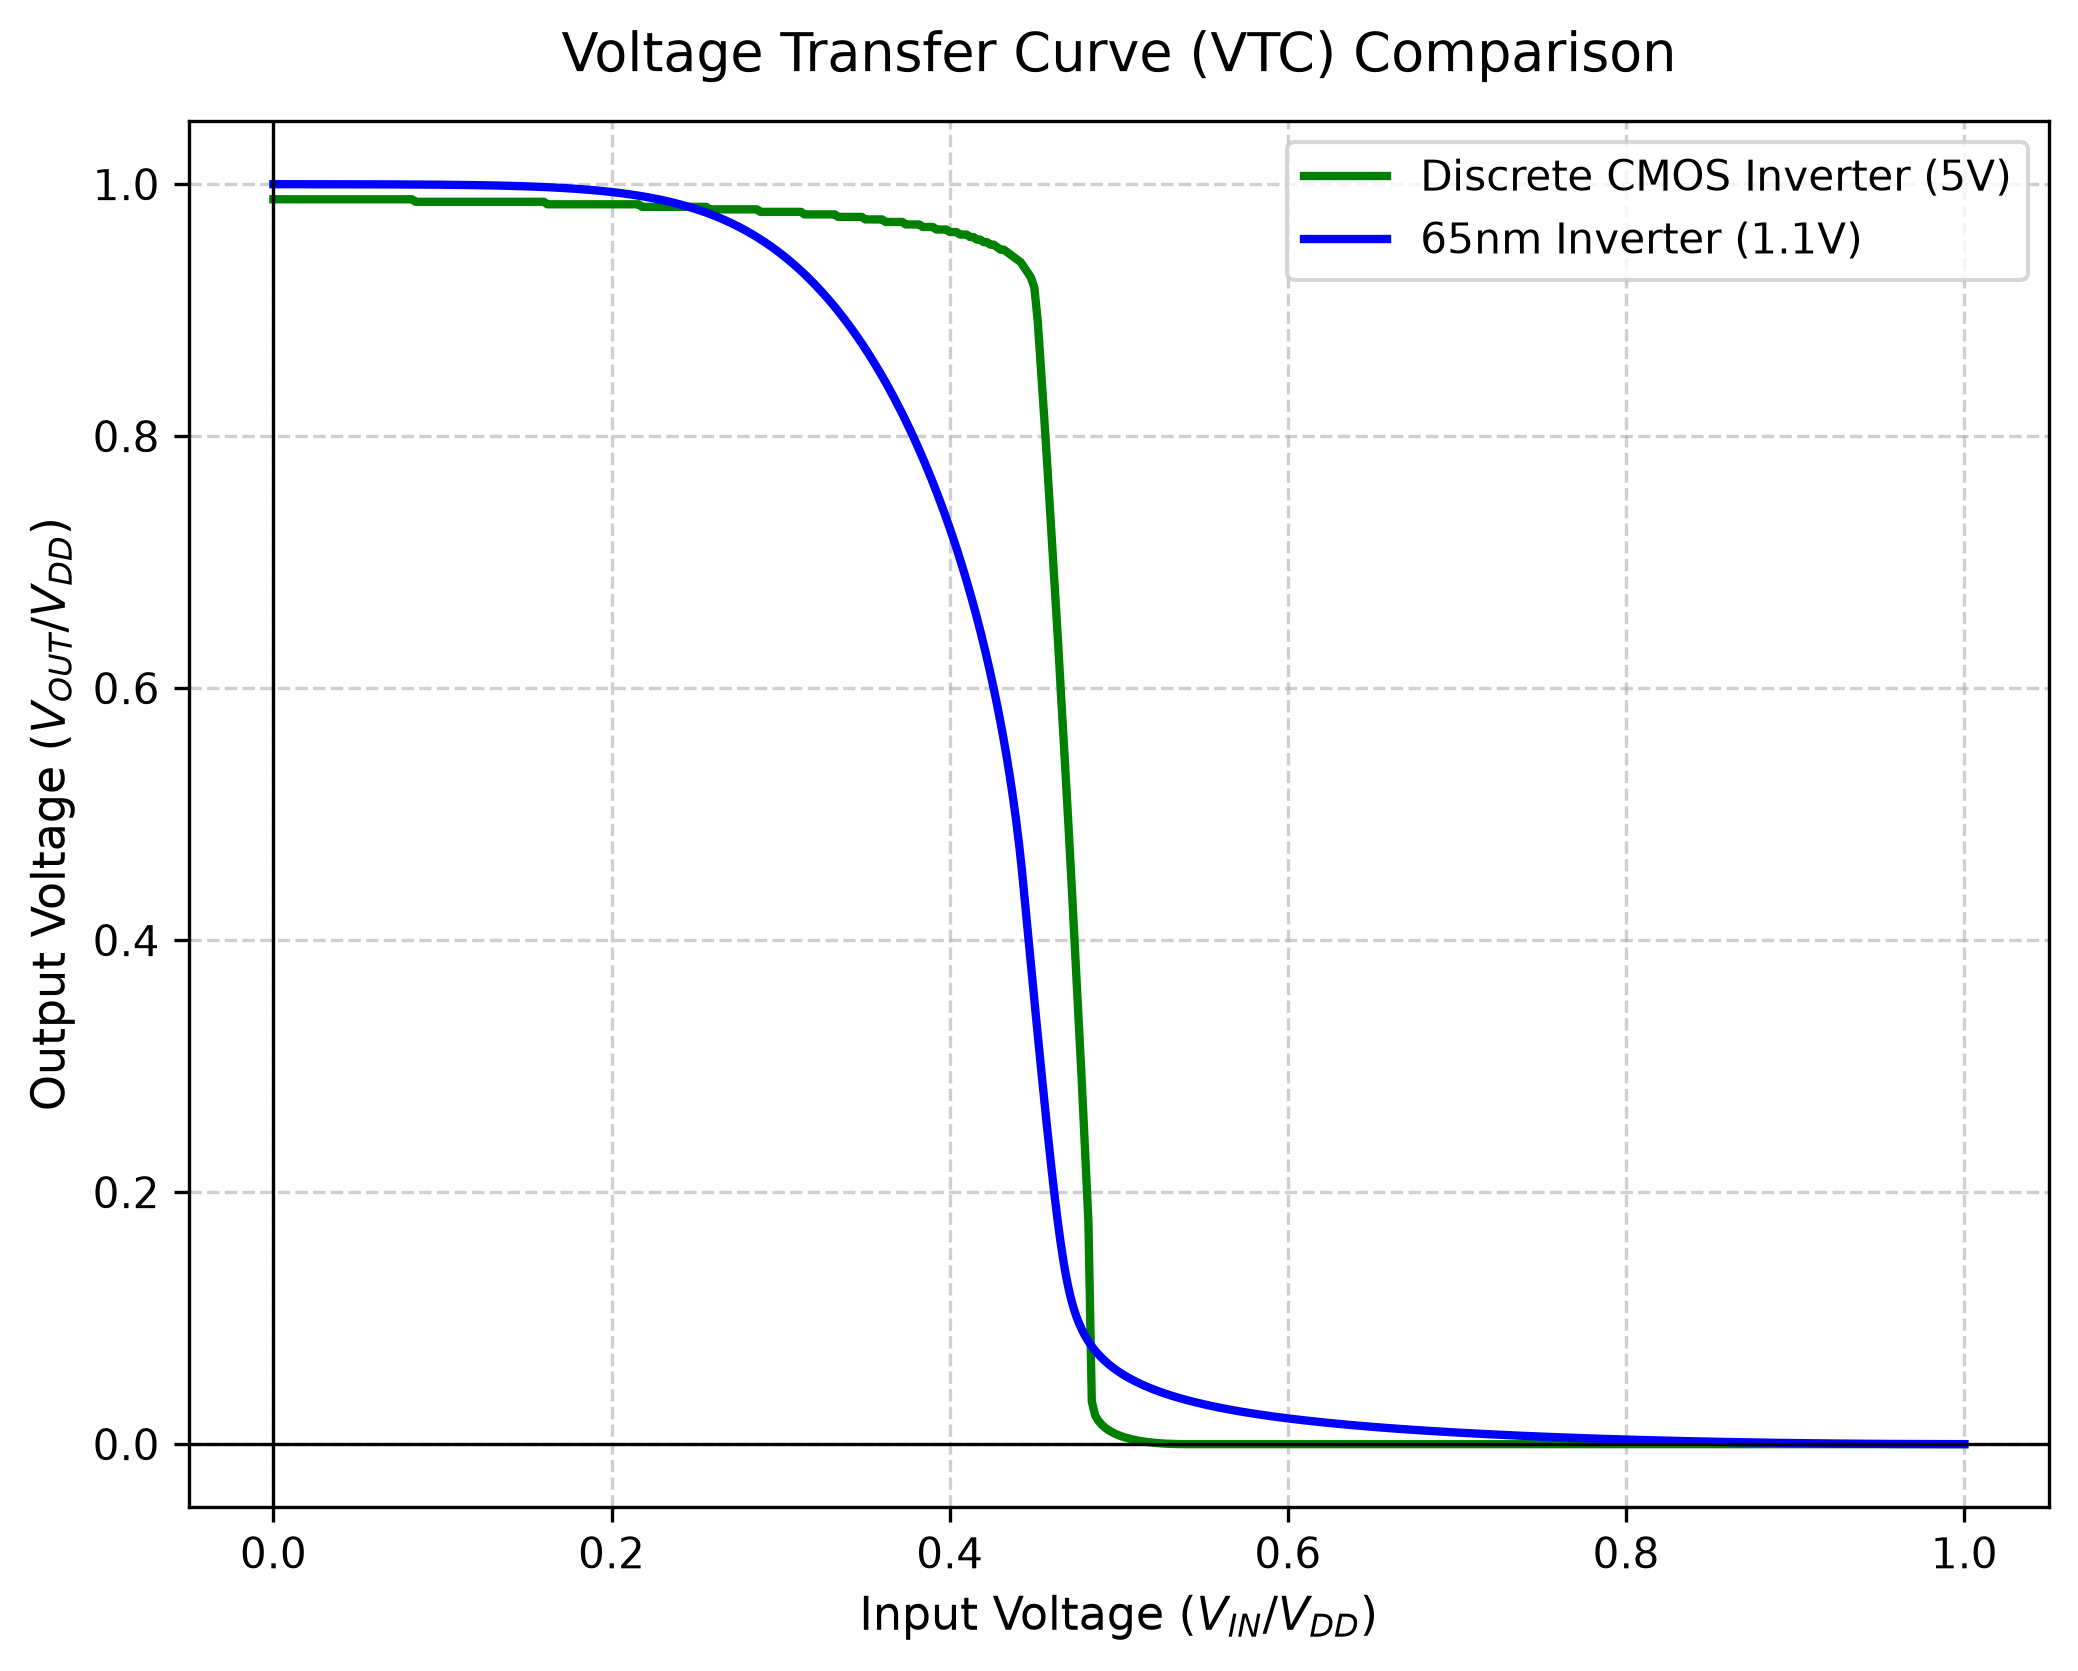

Here is the Python script that generated this plot:
import matplotlib.pyplot as plt
import pandas as pd

# 1. Load both CSV files
# L4.csv: Discrete CMOS Inverter (VIN vs V(vout))
df_discrete = pd.read_csv("L4.csv")  # Tab or comma separated depending on export

# S7.csv: 65nm Reference Inverter (VIN vs V(n003))
df_65nm = pd.read_csv("S7.csv", sep="\t")

# 2. Extract raw voltage columns
vin_disc = df_discrete["VIN"]
vout_disc = df_discrete["V(vout)"]

vin_65 = df_65nm["VIN"]
vout_65 = df_65nm["V(n003)"]

# 3. Normalize voltages to their respective supply rails (0 to 1 scale)
# Discrete supply VDD = 5V, 65nm supply VDD ≈ 1.1V (or max value)
vdd_disc = vin_disc.max()
vdd_65 = vin_65.max()

vin_disc_norm = vin_disc / vdd_disc
vout_disc_norm = vout_disc / vdd_disc

vin_65_norm = vin_65 / vdd_65
vout_65_norm = vout_65 / vdd_65

# 4. Plot Normalized VTC Comparison
plt.figure(figsize=(8, 6))
plt.plot(
    vin_disc_norm,
    vout_disc_norm,
    color="green",
    linewidth=2,
    label="Discrete CMOS Inverter (5V)",
)
plt.plot(
    vin_65_norm,
    vout_65_norm,
    color="blue",
    linewidth=2,
    label="65nm Inverter (1.1V)",
)

# 5. Graph Formatting & Labels
plt.title(
    "Voltage Transfer Curve (VTC) Comparison", fontsize=13, pad=12
)
plt.xlabel("Input Voltage ($V_{IN} / V_{DD}$)", fontsize=11)
plt.ylabel("Output Voltage ($V_{OUT} / V_{DD}$)", fontsize=11)
plt.grid(True, linestyle="--", alpha=0.6)
plt.axhline(0, color="black", linewidth=0.8)
plt.axvline(0, color="black", linewidth=0.8)
plt.xlim(-0.05, 1.05)
plt.ylim(-0.05, 1.05)
plt.legend(loc="upper right", fontsize=10)

# Save and show the plot
plt.savefig("L5.png", dpi=300, bbox_inches="tight")
plt.show()
